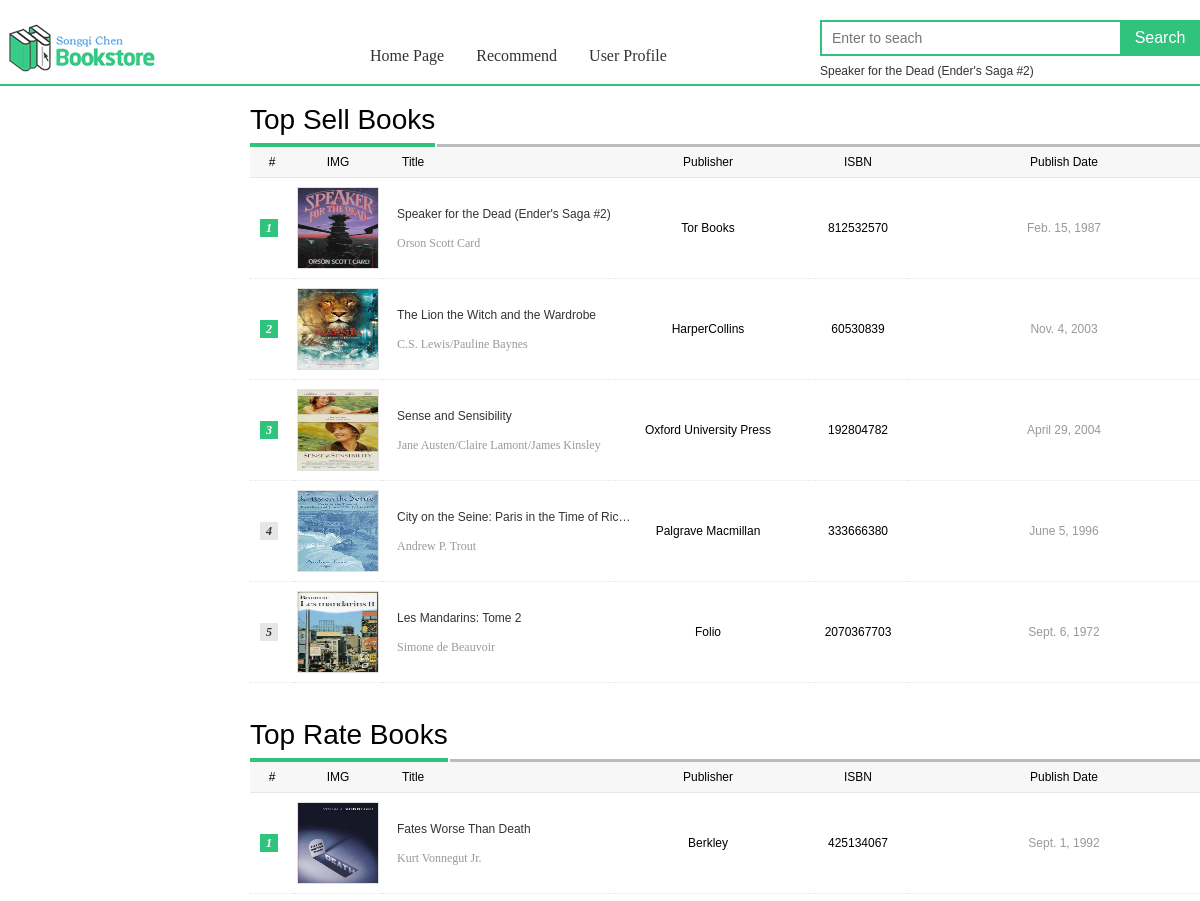
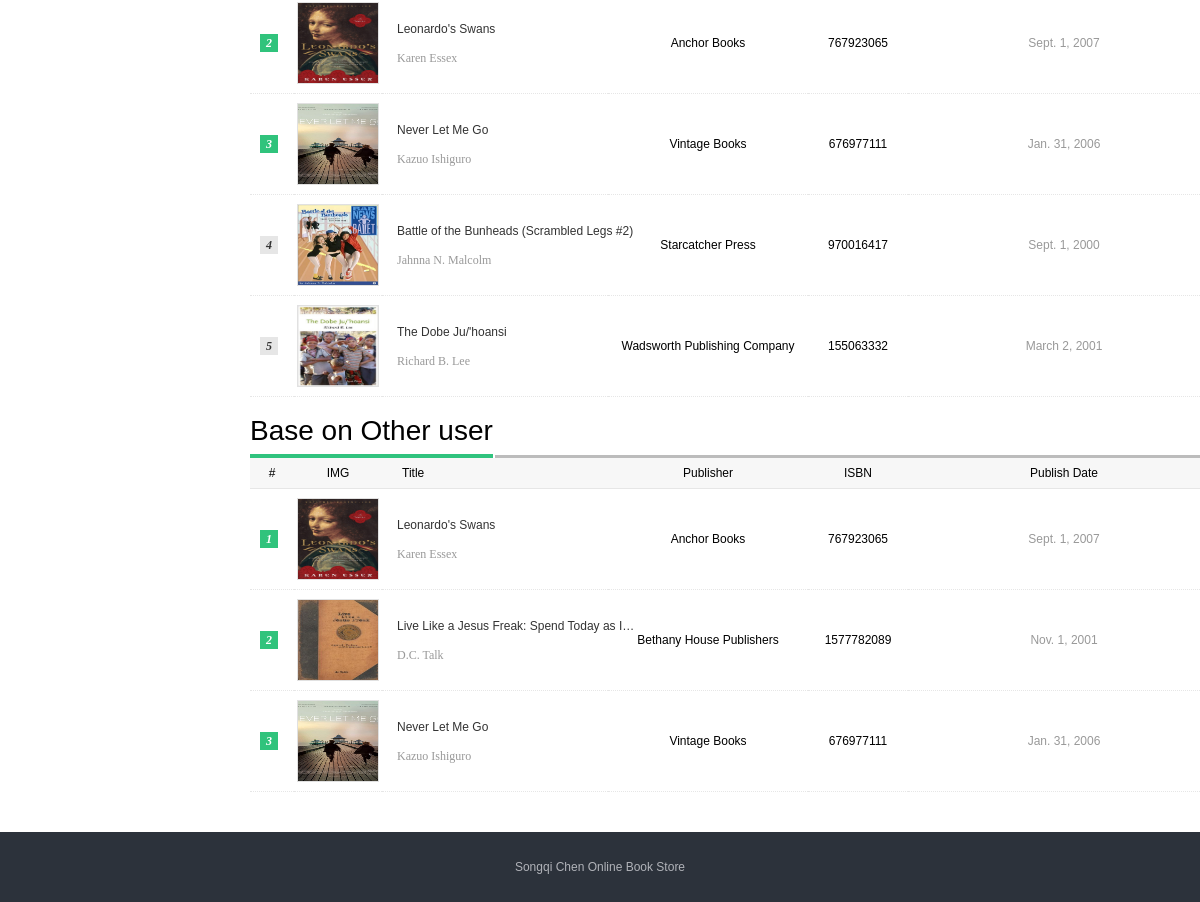
The page /order/recommend.html on the database its author committed (2 pictures, top to bottom).
### index/models.py (models this page shows, shortened)
class Dynamic(models.Model):
    dynamic_id = models.AutoField('Stat ID', primary_key=True)
    book = models.ForeignKey(Book, on_delete=models.CASCADE, verbose_name='book title')
    dynamic_views = models.IntegerField('number of views')
    dynamic_search = models.IntegerField('number of searchs')
    dynamic_down = models.IntegerField('order time')
    class Meta:
        verbose_name = 'Stat'
        verbose_name_plural = 'Stat'

class Book(models.Model):
    book_id = models.AutoField('BookID', primary_key=True)
    book_name = models.TextField('Book Name', max_length=50)
    book_author = models.TextField('Book author', max_length=50)
    book_avg_rating = models.IntegerField('Book rating')
    book_isbn = models.CharField('Book ISBN', max_length=30)
    book_language = models.CharField('Book Language', max_length=10)
    book_pages = models.IntegerField('Book Pages')
    book_numrating = models.IntegerField('Number of Rating')
    book_numtext = models.IntegerField('Number of Text')
    book_pubdate = models.DateField('Book publish data')
    book_publisher = models.CharField('Book publisher', max_length=30)
    book_img = models.CharField('Book Image', max_length=20)
    book_type = models.TextField('Book type', max_length=20)
    book_price = models.IntegerField('Book Price')
    book_bookstock = models.IntegerField('Book Stock', null=True, default=0)
    book_saleamount = models.IntegerField('Book sale amount')
    label = models.ForeignKey(Label, on_delete=models.CASCADE, verbose_name='book type id')
    class Meta:
        verbose_name = 'Book Info'
        verbose_name_plural = 'Book Info'

### order/views.py (the view)
# urls.py: path('recommend.html', views.recommendView, name='order1'),
def recommendView(request):
    if request.method == 'GET':
        search_book = Dynamic.objects.select_related('book').order_by('-dynamic_search').all()[:6]
        book_info = Book.objects.order_by('book_saleamount')[:5]
        book_rate_info = Book.objects.order_by('book_avg_rating')[:5]
        order = Orderinfo.objects.all()
        order_info = []
        for i in order:
            if order_info == []:
                order_info.append([i.order_booktitle])
            elif i.order_id > len(order_info):
                order_info.append([i.order_booktitle])
            elif i.order_id == len(order_info):
                order_info[i.order_id-1].append(i.order_booktitle)
        user_order = Order.objects.filter(order_userid=request.user.username)
        user_order_detial = []
        for i in user_order:
            for book in order_info[i.order_id-1]:
                user_order_detial.append(book)
        suggestion = []
        for i in user_order_detial:
            for a in order_info:
                if i in a and len(a) > 1:
                    for b in a:
                        if i != b and b not in user_order_detial:
                            suggestion.append(b)
        suggestion_book = Book.objects.filter(book_name__in=suggestion)
        if suggestion == []:
            return render(request, 'recommend.html', locals())
        else:
            return render(request, 'recommand_withotheruser.html', locals())

### order/templates/recommand_withotheruser.html (shortened to what this page needs)
{% extends "title_base.html"  %}
{% block title  %}
{% load static %}
<link type="text/css" rel="stylesheet" href="{% static "css/common.css" %}">
<link type="text/css" rel="stylesheet" href="{% static "css/ranking.css" %}">
</head>
<body>
<div class="header">
        <a href="/" class="logo" title="Home Page"><img alt="Book Store" src="{% static "image/logo.png" %}"></a>
        <div class="search-box">
            <form id="searchForm" action="{% url 'search' 1 %}" method="post" target="_blank">
                <div class="search-keyword">
                    <input name="kword" type="text" class="keyword" maxlength="120"  placeholder="Enter to seach"  />
                </div>
                <input id="subSerch" type="submit" class="search-button" value="Search" />
            </form>
            <div class="search-hot-words">
                {% for book in search_book  %}
                <a target="play" href="{% url 'play' book.book.book_id %}" >{{ book.book.book_name }}</a>
                {% endfor  %}
            </div>
        </div>
    </div>
    <div class="nav-box">
		<div class="nav-box-inner">
			<ul class="nav clearfix">
                <li><a href="/">Home Page</a></li>
				<li><a href="{% url 'order1'  %}">Recommend</a></li>
	    	    <li><a href="{% url 'home' 1 %}" target="_blank">User Profile</a></li>
			</ul>
		</div>
	</div>
    <div class="wrapper clearfix">
     <div class="wrapper clearfix" id="wrapper">
	<div class="main">
		<div class="main-head-box clearfix">
			<div class="main-head"><h1>Top Sell Books</h1></div>
		</div>
		<table class="rank-list-table">
			<tr>
				<th class="cell-1">#</th>
				<th class="cell-2">IMG</th>
				<th class="cell-3">Title</th>
				<th class="cell-4">Publisher</th>
				<th class="cell-5">ISBN</th>
				<th class="cell-6">Publish Date</th>
			</tr>
            {% for item in book_info  %}
                <tr>
                    {%if forloop.counter < 4  %}
                    <td><span class="n1">{{forloop.counter}}</span></td>
                    {%else %}
                    <td><span class="n2">{{forloop.counter}}</span></td>
                    {%endif %}
                    <td>
                    <a href="{% url 'play' item.book_id %}"  class="pic" target="play"><img src="{% static "bookImg/" %}{{ item.book_img }}"  width="80" height="80"></a>
                    </td>
                    <td class="name-cell">
                    <h3><a href="{% url 'play' item.book_id %}" target="play" >{{item.book_name}}</a></h3>
                    <div class="desc">
                    <a href="javascript:;" target="_blank" class="type" >{{item.book_author}}</a>
                    </div>
                    </td>
                    <td>
                    <div style="text-align:center;">{{item.book_publisher}}</div>
                    </td>
                    <td>
                    <div style="text-align:center;">{{item.book_isbn}}</div>
                    </td>
                    <td class="num-cell">{{item.book_pubdate}}</td>
                </tr>
            {% endfor  %}
        </table>
        <div class="main-head-box clearfix">
			<div class="main-head"><h1>Top Rate Books</h1></div>
		</div>
		<table class="rank-list-table">
			<tr>
				<th class="cell-1">#</th>
				<th class="cell-2">IMG</th>
				<th class="cell-3">Title</th>
				<th class="cell-4">Publisher</th>
				<th class="cell-5">ISBN</th>
				<th class="cell-6">Publish Date</th>
			</tr>
            {% for item in book_rate_info  %}
                <tr>
                    {%if forloop.counter < 4  %}
                    <td><span class="n1">{{forloop.counter}}</span></td>
                    {%else %}
                    <td><span class="n2">{{forloop.counter}}</span></td>
                    {%endif %}
                    <td>
                    <a href="{% url 'play' item.book_id %}"  class="pic" target="play"><img src="{% static "bookImg/" %}{{ item.book_img }}"  width="80" height="80"></a>
                    </td>
                    <td class="name-cell">
                    <h3><a href="{% url 'play' item.book_id %}" target="play" >{{item.book_name}}</a></h3>
                    <div class="desc">
                    <a href="javascript:;" target="_blank" class="type" >{{item.book_author}}</a>
                    </div>
                    </td>
                    <td>
                    <div style="text-align:center;">{{item.book_publisher}}</div>
                    </td>
                    <td>
                    <div style="text-align:center;">{{item.book_isbn}}</div>
                    </td>
                    <td class="num-cell">{{item.book_pubdate}}</td>
                </tr>
            {% endfor  %}
        </table>
    <div class="main-head-box clearfix">
			<div class="main-head"><h1>Base on Other user</h1></div>
		</div>
		<table class="rank-list-table">
			<tr>
				<th class="cell-1">#</th>
				<th class="cell-2">IMG</th>
				<th class="cell-3">Title</th>
				<th class="cell-4">Publisher</th>
				<th class="cell-5">ISBN</th>
				<th class="cell-6">Publish Date</th>
			</tr>
            {% for item in suggestion_book  %}
                <tr>
                    {%if forloop.counter < 4  %}
                    <td><span class="n1">{{forloop.counter}}</span></td>
                    {%else %}
                    <td><span class="n2">{{forloop.counter}}</span></td>
                    {%endif %}
                    <td>
                    <a href="{% url 'play' item.book_id %}"  class="pic" target="play"><img src="{% static "bookImg/" %}{{ item.book_img }}"  width="80" height="80"></a>
                    </td>
                    <td class="name-cell">
                    <h3><a href="{% url 'play' item.book_id %}" target="play" >{{item.book_name}}</a></h3>
                    <div class="desc">
                    <a href="javascript:;" target="_blank" class="type" >{{item.book_author}}</a>
                    </div>
                    </td>
                    <td>
                    <div style="text-align:center;">{{item.book_publisher}}</div>
                    </td>
                    <td>
                    <div style="text-align:center;">{{item.book_isbn}}</div>
                    </td>
                    <td class="num-cell">{{item.book_pubdate}}</td>
                </tr>
            {% endfor  %}
        </table>
	</div>
    </div>
  </div>
{% endblock  %}

### static/css/common.css (style rules this page uses)
blockquote,body,button,dd,dl,dt,fieldset,form,h1,h2,h3,h4,h5,h6,hr,input,legend,li,ol,p,pre,td,textarea,th,ul { margin:0;padding:0 }
ol,ul { list-style:none }
body { font:12px/1.5 Arial;-webkit-text-size-adjust:none }
button,input,select { vertical-align:middle;font-size:100%;outline:0 }
fieldset,img { border:0 none }
a { color:#333;text-decoration:none;outline:0 }
.clearfix:after { content:".";display:block;height:0;clear:both;visibility:hidden;font-size:0 }
.header { width:1200px;height:80px;padding:0;margin:10px auto 0 }
.header .logo { float:left;width:214px;height:54px;margin:10px 0 0 0;overflow:hidden }
.search-box { position:relative;z-index:50;float:right;width:302px;padding:0 78px 0 0;margin:10px 0 0 }
.search-box .search-keyword { position:relative;padding:6px 10px;height:20px;overflow:hidden;zoom:1;border:2px solid #30C37E;background:#fff }
.search-box .keyword { float:left;width:278px;height:20px;border:0 none;outline:0 none;font:14px/20px arial;color:#999 }
.search-box .search-button { position:absolute;right:0;top:0;width:80px;height:36px;border:0 none;background-color:#30C37E;color:#fff;font:16px/34px 'Microsoft YaHei',arial;overflow:hidden;cursor:pointer;outline:0 none }
.search-box .search-hot-words { margin:5px 0 0;height:20px;line-height:20px;overflow:hidden }
.search-box .search-hot-words a { float:left;margin:0 15px 0 0 }
.nav-box { margin-top:-50px;border-bottom:2px solid #30C37E }
.nav-box-inner { width:1200px;margin:0 auto }
.nav-box .nav { padding:0 0 12px 360px;height:32px;line-height:32px }
.nav li { float:left;height:32px;margin-right:12px }
.nav-box .nav li a { position:relative;float:left;padding:0 10px;font:16px/2 'Microsoft YaHei';color:#333;white-space:nowrap }

### static/css/ranking.css (style rules this page uses)
.wrapper { width:1200px;margin:0 auto;padding:0 10px }
.main { float:right;width:970px }
.main-head-box { height:38px;margin-top:20px;border-bottom:3px solid #bcbcbc }
.main-head-box .main-head { float:left;position:relative;margin-bottom:-2px;padding-right:2px;background:#fff }
.main-head-box h1,.main-head-box h2,.main-head-box strong { display:block;float:left;height:30px;padding-bottom:7px;border-bottom:4px solid #30C37E;font:28px/1 'Microsoft Yahei',arial }
.rank-brand-table,.rank-list-table { border-collapse:collapse;width:100%;table-layout:fixed }
.rank-brand-table th,.rank-list-table th { height:30px;border-bottom:1px solid #e6e6e6;background:#f7f7f7;font-weight:400 }
.rank-brand-table td,.rank-list-table td { height:100px;border-bottom:1px dotted #e6e6e6 }
.rank-brand-table .n1,.rank-brand-table .n2,.rank-list-table .n1,.rank-list-table .n2 { display:block;margin-left:10px;width:18px;height:18px;font:italic 700 12px/18px "Palatino Linotype","Book Antiqua",Palatino,serif;text-align:center }
.rank-brand-table .n1,.rank-list-table .n1 { background:#30C37C;color:#fff }
.rank-brand-table .n2,.rank-list-table .n2 { background:#e6e6e6;color:#333 }
.num-cell { color:#999;text-align:center }
.rank-list-table .cell-1 { width:44px }
.rank-list-table .cell-2 { width:88px }
.rank-list-table .cell-3 { padding-left:20px;width:206px;text-align:left }
.rank-list-table .cell-4 { width:200px }
.rank-list-table .cell-5 { width:100px }
.rank-list-table .pic { display:block;width:82px;height:82px;margin:0 auto }
.rank-list-table .pic img { vertical-align:top;border:1px solid #e1e1e1 }
.rank-list-table .name-cell h3 { padding:0 0 0 15px;width:211px;line-height:22px;font:12px/22px arial }
.rank-list-table .name-cell h3 a { display:inline-block;max-width:240px;white-space:nowrap;overflow:hidden;text-overflow:ellipsis }
.rank-list-table .name-cell .desc { padding-left:15px;width:211px;height:22px;line-height:22px;overflow:hidden;zoom:1 }
.name-cell .type { color:#999;font-family:simsun }

### rows shown on the page
Dynamic: book.book_name "Speaker for the Dead (Ender's Saga #2)"
Book: book_img (picture), book_name "Speaker for the Dead (Ender's Saga #2)", book_author "Orson Scott Card", book_publisher "Tor Books", book_isbn "812532570", book_pubdate "Feb. 15, 1987"
Book: book_img (picture), book_name "The Lion the Witch and the Wardrobe", book_author "C.S. Lewis/Pauline Baynes", book_publisher "HarperCollins", book_isbn "60530839", book_pubdate "Nov. 4, 2003"
Book: book_img (picture), book_name "Sense and Sensibility", book_author "Jane Austen/Claire Lamont/James Kinsley", book_publisher "Oxford University Press", book_isbn "192804782", book_pubdate "April 29, 2004"
Book: book_img (picture), book_name "City on the Seine: Paris in the Time of Ric…", book_author "Andrew P. Trout", book_publisher "Palgrave Macmillan", book_isbn "333666380", book_pubdate "June 5, 1996"
Book: book_img (picture), book_name "Les Mandarins: Tome 2", book_author "Simone de Beauvoir", book_publisher "Folio", book_isbn "2070367703", book_pubdate "Sept. 6, 1972"
Book: book_img (picture), book_name "Fates Worse Than Death", book_author "Kurt Vonnegut Jr.", book_publisher "Berkley", book_isbn "425134067", book_pubdate "Sept. 1, 1992"
Book: book_img (picture), book_name "Leonardo's Swans", book_author "Karen Essex", book_publisher "Anchor Books", book_isbn "767923065", book_pubdate "Sept. 1, 2007"
Book: book_img (picture), book_name "Never Let Me Go", book_author "Kazuo Ishiguro", book_publisher "Vintage Books", book_isbn "676977111", book_pubdate "Jan. 31, 2006"
Book: book_img (picture), book_name "Battle of the Bunheads (Scrambled Legs #2)", book_author "Jahnna N. Malcolm", book_publisher "Starcatcher Press", book_isbn "970016417", book_pubdate "Sept. 1, 2000"
Book: book_img (picture), book_name "The Dobe Ju/'hoansi", book_author "Richard B. Lee", book_publisher "Wadsworth Publishing Company", book_isbn "155063332", book_pubdate "March 2, 2001"
Book: book_img (picture), book_name "Live Like a Jesus Freak: Spend Today as I…", book_author "D.C. Talk", book_publisher "Bethany House Publishers", book_isbn "1577782089", book_pubdate "Nov. 1, 2001"
